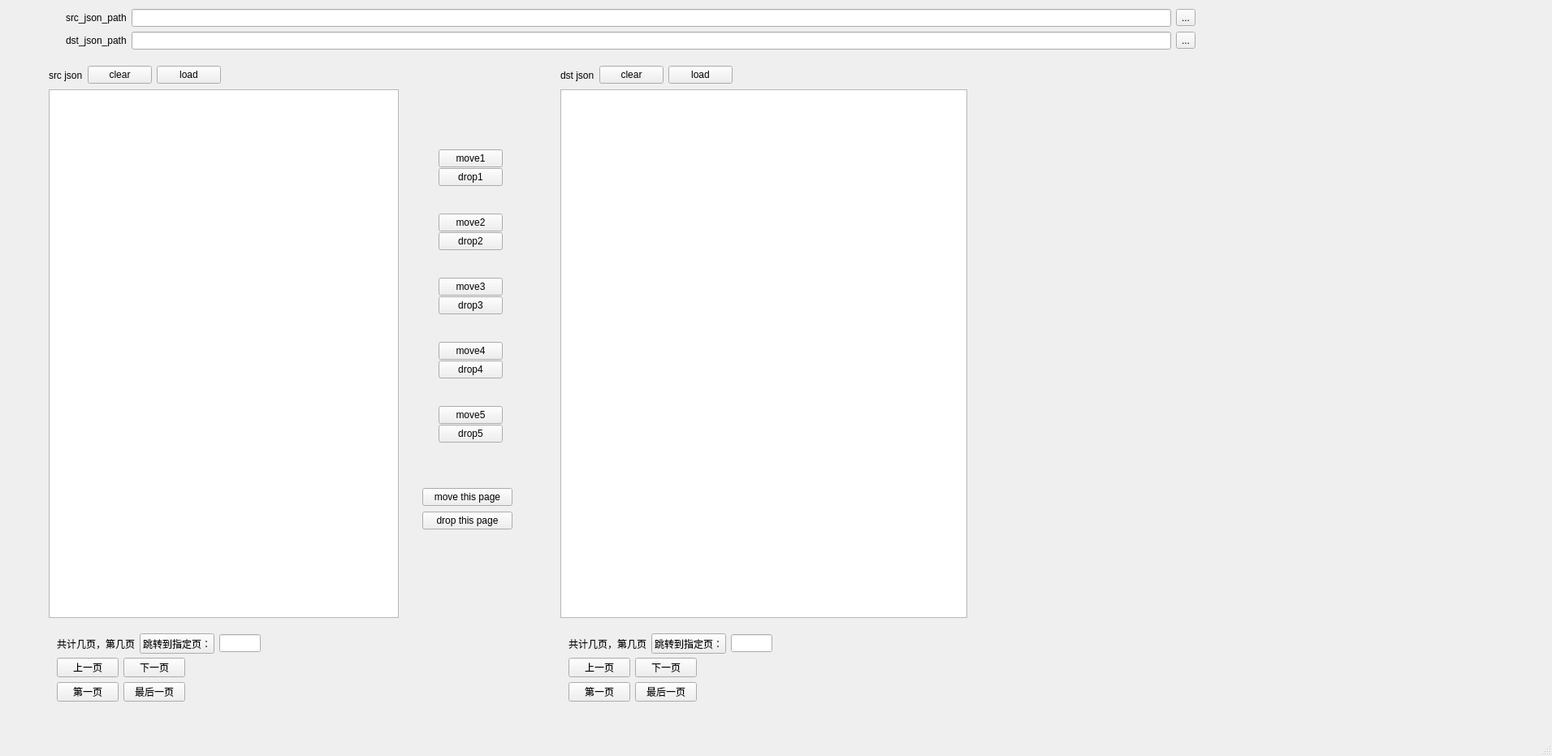
<?xml version="1.0" encoding="UTF-8"?>
<ui version="4.0">
 <class>MainWindow</class>
 <widget class="QMainWindow" name="MainWindow">
  <property name="geometry">
   <rect>
    <x>0</x>
    <y>0</y>
    <width>1911</width>
    <height>931</height>
   </rect>
  </property>
  <property name="windowTitle">
   <string>MainWindow</string>
  </property>
  <widget class="QWidget" name="centralwidget">
   <widget class="QTextBrowser" name="src_json_txt">
    <property name="geometry">
     <rect>
      <x>60</x>
      <y>110</y>
      <width>431</width>
      <height>651</height>
     </rect>
    </property>
   </widget>
   <widget class="QTextBrowser" name="dst_json_txt">
    <property name="geometry">
     <rect>
      <x>690</x>
      <y>110</y>
      <width>501</width>
      <height>651</height>
     </rect>
    </property>
   </widget>
   <widget class="QWidget" name="layoutWidget">
    <property name="geometry">
     <rect>
      <x>520</x>
      <y>600</y>
      <width>111</width>
      <height>54</height>
     </rect>
    </property>
    <layout class="QVBoxLayout" name="verticalLayout_6">
     <item>
      <widget class="QPushButton" name="move_path_btn">
       <property name="text">
        <string>move this page</string>
       </property>
      </widget>
     </item>
     <item>
      <widget class="QPushButton" name="drop_path_btn">
       <property name="text">
        <string>drop this page</string>
       </property>
      </widget>
     </item>
    </layout>
   </widget>
   <widget class="QWidget" name="layoutWidget">
    <property name="geometry">
     <rect>
      <x>540</x>
      <y>170</y>
      <width>79</width>
      <height>392</height>
     </rect>
    </property>
    <layout class="QVBoxLayout" name="verticalLayout_7">
     <property name="spacing">
      <number>20</number>
     </property>
     <item>
      <layout class="QVBoxLayout" name="verticalLayout">
       <property name="spacing">
        <number>1</number>
       </property>
       <item>
        <widget class="QPushButton" name="move1_btn">
         <property name="text">
          <string>move1</string>
         </property>
        </widget>
       </item>
       <item>
        <widget class="QPushButton" name="drop1_btn">
         <property name="text">
          <string>drop1</string>
         </property>
        </widget>
       </item>
      </layout>
     </item>
     <item>
      <layout class="QVBoxLayout" name="verticalLayout_2">
       <property name="spacing">
        <number>1</number>
       </property>
       <item>
        <widget class="QPushButton" name="move2_btn">
         <property name="text">
          <string>move2</string>
         </property>
        </widget>
       </item>
       <item>
        <widget class="QPushButton" name="drop2_btn">
         <property name="text">
          <string>drop2</string>
         </property>
        </widget>
       </item>
      </layout>
     </item>
     <item>
      <layout class="QVBoxLayout" name="verticalLayout_3">
       <property name="spacing">
        <number>1</number>
       </property>
       <item>
        <widget class="QPushButton" name="move3_btn">
         <property name="text">
          <string>move3</string>
         </property>
        </widget>
       </item>
       <item>
        <widget class="QPushButton" name="drop3_btn">
         <property name="text">
          <string>drop3</string>
         </property>
        </widget>
       </item>
      </layout>
     </item>
     <item>
      <layout class="QVBoxLayout" name="verticalLayout_4">
       <property name="spacing">
        <number>1</number>
       </property>
       <item>
        <widget class="QPushButton" name="move4_btn">
         <property name="text">
          <string>move4</string>
         </property>
        </widget>
       </item>
       <item>
        <widget class="QPushButton" name="drop4_btn">
         <property name="text">
          <string>drop4</string>
         </property>
        </widget>
       </item>
      </layout>
     </item>
     <item>
      <layout class="QVBoxLayout" name="verticalLayout_5">
       <property name="spacing">
        <number>1</number>
       </property>
       <item>
        <widget class="QPushButton" name="move5_btn">
         <property name="text">
          <string>move5</string>
         </property>
        </widget>
       </item>
       <item>
        <widget class="QPushButton" name="drop5_btn">
         <property name="text">
          <string>drop5</string>
         </property>
        </widget>
       </item>
      </layout>
     </item>
    </layout>
   </widget>
   <widget class="QWidget" name="layoutWidget">
    <property name="geometry">
     <rect>
      <x>81</x>
      <y>11</y>
      <width>1391</width>
      <height>50</height>
     </rect>
    </property>
    <layout class="QFormLayout" name="formLayout">
     <item row="0" column="0">
      <widget class="QLabel" name="src_json_path_lable">
       <property name="text">
        <string>src_json_path</string>
       </property>
      </widget>
     </item>
     <item row="0" column="1">
      <layout class="QHBoxLayout" name="horizontalLayout_2">
       <item>
        <widget class="QLineEdit" name="src_json_path_edt"/>
       </item>
       <item>
        <widget class="QToolButton" name="src_json_path_btn">
         <property name="text">
          <string>...</string>
         </property>
        </widget>
       </item>
      </layout>
     </item>
     <item row="1" column="0">
      <widget class="QLabel" name="dst_json_path_lable">
       <property name="text">
        <string>dst_json_path</string>
       </property>
      </widget>
     </item>
     <item row="1" column="1">
      <layout class="QHBoxLayout" name="horizontalLayout">
       <item>
        <widget class="QLineEdit" name="dst_json_path_edt"/>
       </item>
       <item>
        <widget class="QToolButton" name="dst_json_path_btn">
         <property name="text">
          <string>...</string>
         </property>
        </widget>
       </item>
      </layout>
     </item>
    </layout>
   </widget>
   <widget class="QWidget" name="layoutWidget">
    <property name="geometry">
     <rect>
      <x>690</x>
      <y>80</y>
      <width>212</width>
      <height>25</height>
     </rect>
    </property>
    <layout class="QHBoxLayout" name="horizontalLayout_3">
     <item>
      <widget class="QLabel" name="dst_json_lable">
       <property name="text">
        <string>dst json</string>
       </property>
      </widget>
     </item>
     <item>
      <widget class="QPushButton" name="dst_json_clear_btn">
       <property name="text">
        <string>clear</string>
       </property>
      </widget>
     </item>
     <item>
      <widget class="QPushButton" name="dst_json_load_btn">
       <property name="text">
        <string>load</string>
       </property>
      </widget>
     </item>
    </layout>
   </widget>
   <widget class="QWidget" name="layoutWidget">
    <property name="geometry">
     <rect>
      <x>700</x>
      <y>780</y>
      <width>251</width>
      <height>25</height>
     </rect>
    </property>
    <layout class="QHBoxLayout" name="horizontalLayout_4">
     <item>
      <widget class="QLabel" name="dst_src_page_lable">
       <property name="text">
        <string>共计几页，第几页</string>
       </property>
      </widget>
     </item>
     <item>
      <widget class="QPushButton" name="dst_page_jump_btn">
       <property name="text">
        <string>跳转到指定页：</string>
       </property>
      </widget>
     </item>
     <item>
      <widget class="QLineEdit" name="dst_page_jump_txt">
       <property name="text">
        <string/>
       </property>
      </widget>
     </item>
    </layout>
   </widget>
   <widget class="QWidget" name="layoutWidget">
    <property name="geometry">
     <rect>
      <x>700</x>
      <y>810</y>
      <width>158</width>
      <height>54</height>
     </rect>
    </property>
    <layout class="QGridLayout" name="gridLayout">
     <item row="0" column="0">
      <widget class="QPushButton" name="dst_page_previous_btn">
       <property name="text">
        <string>上一页</string>
       </property>
      </widget>
     </item>
     <item row="0" column="1">
      <widget class="QPushButton" name="dst_page_next_btn">
       <property name="text">
        <string>下一页</string>
       </property>
      </widget>
     </item>
     <item row="1" column="0">
      <widget class="QPushButton" name="dst_page_first_btn">
       <property name="text">
        <string>第一页</string>
       </property>
      </widget>
     </item>
     <item row="1" column="1">
      <widget class="QPushButton" name="dst_page_last_btn">
       <property name="text">
        <string>最后一页</string>
       </property>
      </widget>
     </item>
    </layout>
   </widget>
   <widget class="QWidget" name="layoutWidget">
    <property name="geometry">
     <rect>
      <x>70</x>
      <y>810</y>
      <width>158</width>
      <height>54</height>
     </rect>
    </property>
    <layout class="QGridLayout" name="gridLayout_2">
     <item row="0" column="0">
      <widget class="QPushButton" name="src_page_previous_btn">
       <property name="text">
        <string>上一页</string>
       </property>
      </widget>
     </item>
     <item row="0" column="1">
      <widget class="QPushButton" name="src_page_next_btn">
       <property name="text">
        <string>下一页</string>
       </property>
      </widget>
     </item>
     <item row="1" column="0">
      <widget class="QPushButton" name="src_page_first_btn">
       <property name="text">
        <string>第一页</string>
       </property>
      </widget>
     </item>
     <item row="1" column="1">
      <widget class="QPushButton" name="src_page_last_btn">
       <property name="text">
        <string>最后一页</string>
       </property>
      </widget>
     </item>
    </layout>
   </widget>
   <widget class="QWidget" name="layoutWidget">
    <property name="geometry">
     <rect>
      <x>70</x>
      <y>780</y>
      <width>251</width>
      <height>25</height>
     </rect>
    </property>
    <layout class="QHBoxLayout" name="horizontalLayout_5">
     <item>
      <widget class="QLabel" name="src_txt_page_lable">
       <property name="text">
        <string>共计几页，第几页</string>
       </property>
      </widget>
     </item>
     <item>
      <widget class="QPushButton" name="src_pagge_jump_btn">
       <property name="text">
        <string>跳转到指定页：</string>
       </property>
      </widget>
     </item>
     <item>
      <widget class="QLineEdit" name="src_page_jump_txt">
       <property name="text">
        <string/>
       </property>
      </widget>
     </item>
    </layout>
   </widget>
   <widget class="QWidget" name="layoutWidget">
    <property name="geometry">
     <rect>
      <x>60</x>
      <y>80</y>
      <width>212</width>
      <height>25</height>
     </rect>
    </property>
    <layout class="QHBoxLayout" name="horizontalLayout_6">
     <item>
      <widget class="QLabel" name="src_json_lable">
       <property name="text">
        <string>src json</string>
       </property>
      </widget>
     </item>
     <item>
      <widget class="QPushButton" name="src_json_clear_btn">
       <property name="text">
        <string>clear</string>
       </property>
      </widget>
     </item>
     <item>
      <widget class="QPushButton" name="src_json_load_btn">
       <property name="text">
        <string>load</string>
       </property>
      </widget>
     </item>
    </layout>
   </widget>
  </widget>
  <widget class="QMenuBar" name="menubar">
   <property name="geometry">
    <rect>
     <x>0</x>
     <y>0</y>
     <width>1911</width>
     <height>22</height>
    </rect>
   </property>
  </widget>
  <widget class="QStatusBar" name="statusbar"/>
 </widget>
 <resources/>
 <connections/>
</ui>
